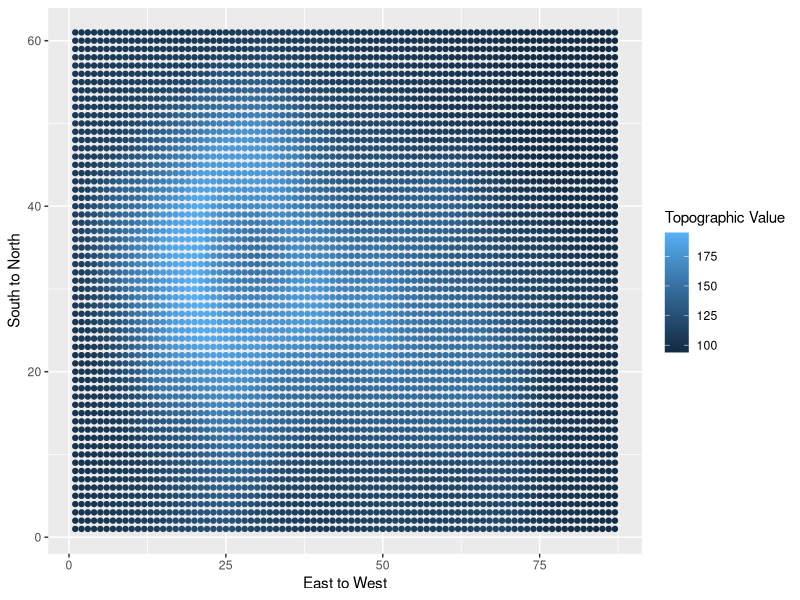
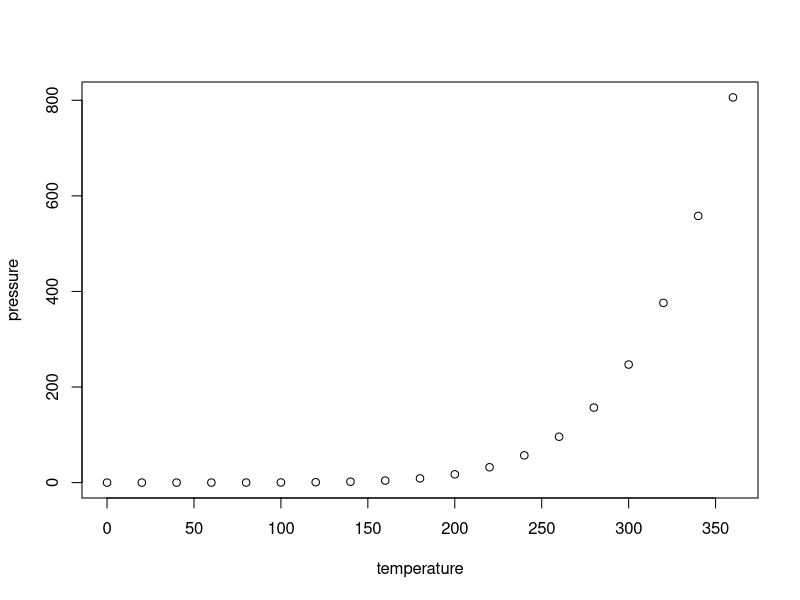

R code for these plots, in order:
## ---- chunk 1
knitr::opts_chunk$set(echo = TRUE)
library(tidyverse)
library(reshape2)
data(volcano)
## ---- chunk 2
# data preparation: matrix to tibble
vcn <- volcano
colnames(vcn) <- 1:61
rownames(vcn) <- 1:87
vcn <- melt(vcn)
names(vcn) <- c("East to West","South to North","Topographic Value")
vcn <- as.tibble(vcn)

# plot
vcn %>% 
  ggplot(mapping = aes(x = `East to West`, y = `South to North`, color = `Topographic Value`)) +
    geom_point(show.legend = TRUE)
## ---- chunk 3
plot(pressure)
